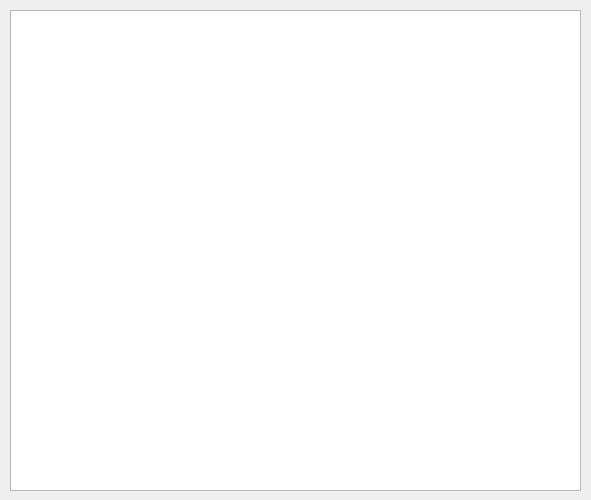
<?xml version="1.0" encoding="UTF-8"?>
<ui version="4.0">
 <class>dlgHistory</class>
 <widget class="QDialog" name="dlgHistory">
  <property name="windowModality">
   <enum>Qt::NonModal</enum>
  </property>
  <property name="geometry">
   <rect>
    <x>0</x>
    <y>0</y>
    <width>591</width>
    <height>500</height>
   </rect>
  </property>
  <property name="sizePolicy">
   <sizepolicy hsizetype="Preferred" vsizetype="Preferred">
    <horstretch>0</horstretch>
    <verstretch>0</verstretch>
   </sizepolicy>
  </property>
  <property name="windowTitle">
   <string>History</string>
  </property>
  <property name="modal">
   <bool>false</bool>
  </property>
  <widget class="QListWidget" name="historyList">
   <property name="geometry">
    <rect>
     <x>10</x>
     <y>10</y>
     <width>571</width>
     <height>481</height>
    </rect>
   </property>
  </widget>
 </widget>
 <resources/>
 <connections/>
</ui>
